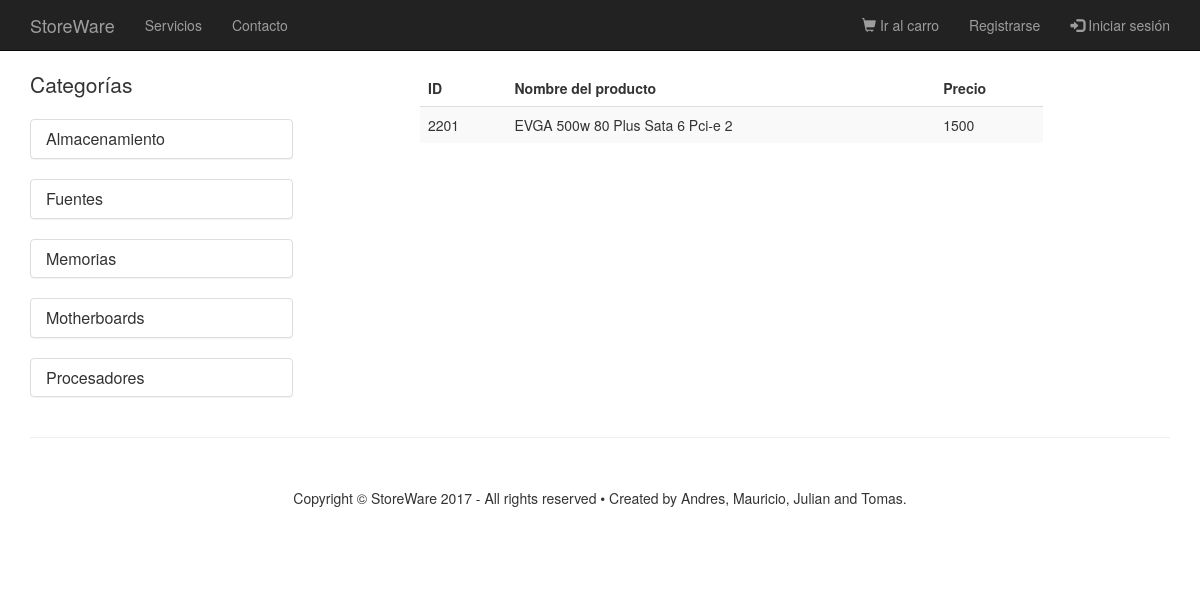
The app's page /StoreWare/categorias/fuentes/fuentes-80.php, older data.
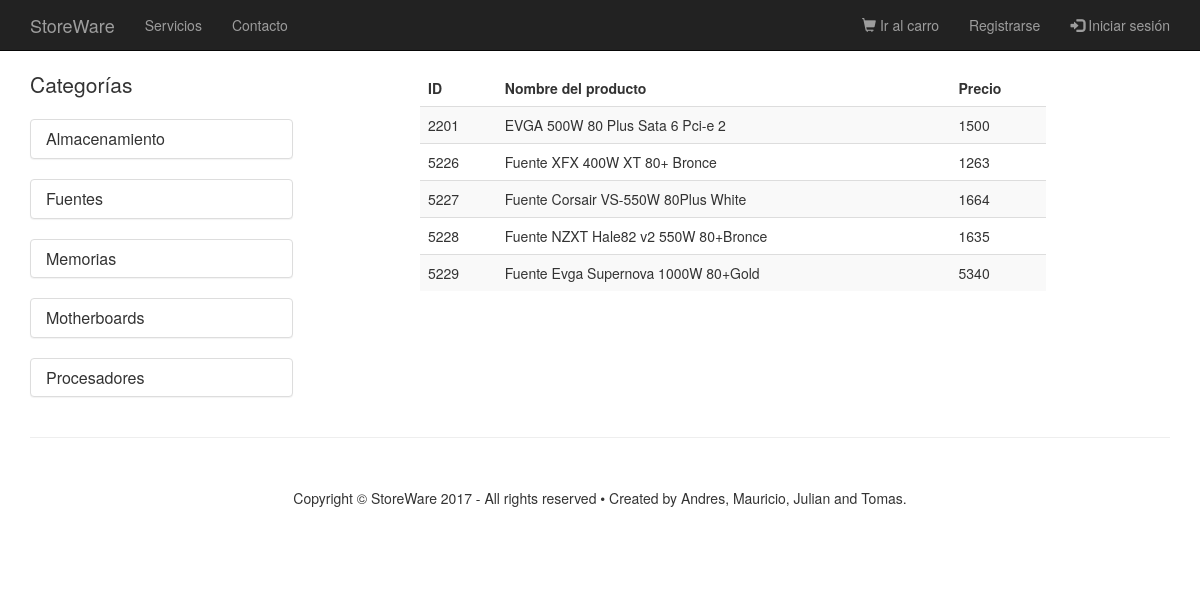
The same page, newer data.
### tables this page shows
CREATE TABLE `producto` (
  `id_producto` int(11) NOT NULL AUTO_INCREMENT,
  `nombre` varchar(100) NOT NULL,
  `precio` double NOT NULL,
  `stock` int(11) NOT NULL,
  `id_subcategoria` int(11) NOT NULL,
  `foto` varchar(100) NOT NULL,
  PRIMARY KEY (`id_producto`),
  KEY `fk_idsubcat_idx` (`id_subcategoria`),
  CONSTRAINT `fk_idsubcat` FOREIGN KEY (`id_subcategoria`) REFERENCES `subcategoria` (`id_subCategoria`) ON DELETE NO ACTION ON UPDATE NO ACTION
);

### StoreWare/categorias/fuentes/fuentes-80.php (the view, shortened to what the changed rows need)
<!DOCTYPE html>
<html lang="en">
<head>
    <link href="../../css/bootstrap.min.css" rel="stylesheet">
    <link href="../../css/shop-homepage.css" rel="stylesheet">
</head>
<body>
    <div class="container">
        <div class="row">
<div class="container">
    <div class="row">
        <div class="col-md-7 col-md-offset-1">
            <?php
                include("../../php/conexion.inc");
                $sql = "SELECT * FROM producto WHERE id_subcategoria = 202; ";
                $resultado = mysqli_query($con, $sql);
            ?>
                  <table class="table table-striped">
                      <thead>
                          <tr>
                              <td><b>ID</b></td>
                              <td><b>Nombre del producto</b></td>
                              <td><b>Precio</b></td>
                              <td></td>
                          </tr>
                    </thead>
                      <tbody>
                      <?php
                      while ($fila = mysqli_fetch_array($resultado))
                      {
                      ?>
                      <form method="POST" action="../../carro/agregacar.php">
                          <tr>
                              <td><?php echo ($fila['id_producto']); ?> <input type="hidden" name="id_producto" value="<?php echo ($fila['id_producto']); ?>"></input></td>
                              <td><?php echo ($fila['nombre']); ?> <input type="hidden" name="nombre" value="<?php echo ($fila['nombre']); ?> "></input></td>
                              <td><?php echo ($fila['precio']); ?> <input type="hidden" name="precio" value="<?php echo ($fila['precio']); ?> "></input></td>
                          </tr>
                      </form>
                        <?php
                            }
                        ?>
                      </tbody>
                 </table>
        </div>
    </div>
</div>
</body>
</html>

Row changes from the older to the newer data that the page shows:
changed producto id 2201: nombre "EVGA 500w 80 Plus Sata 6 Pci-e 2" → "EVGA 500W 80 Plus Sata 6 Pci-e 2"
added producto: id_producto "5226", nombre "Fuente XFX 400W XT 80+ Bronce", precio "1263"
added producto: id_producto "5227", nombre "Fuente Corsair VS-550W 80Plus White", precio "1664"
added producto: id_producto "5228", nombre "Fuente NZXT Hale82 v2 550W 80+Bronce", precio "1635"
added producto: id_producto "5229", nombre "Fuente Evga Supernova 1000W 80+Gold", precio "5340"
